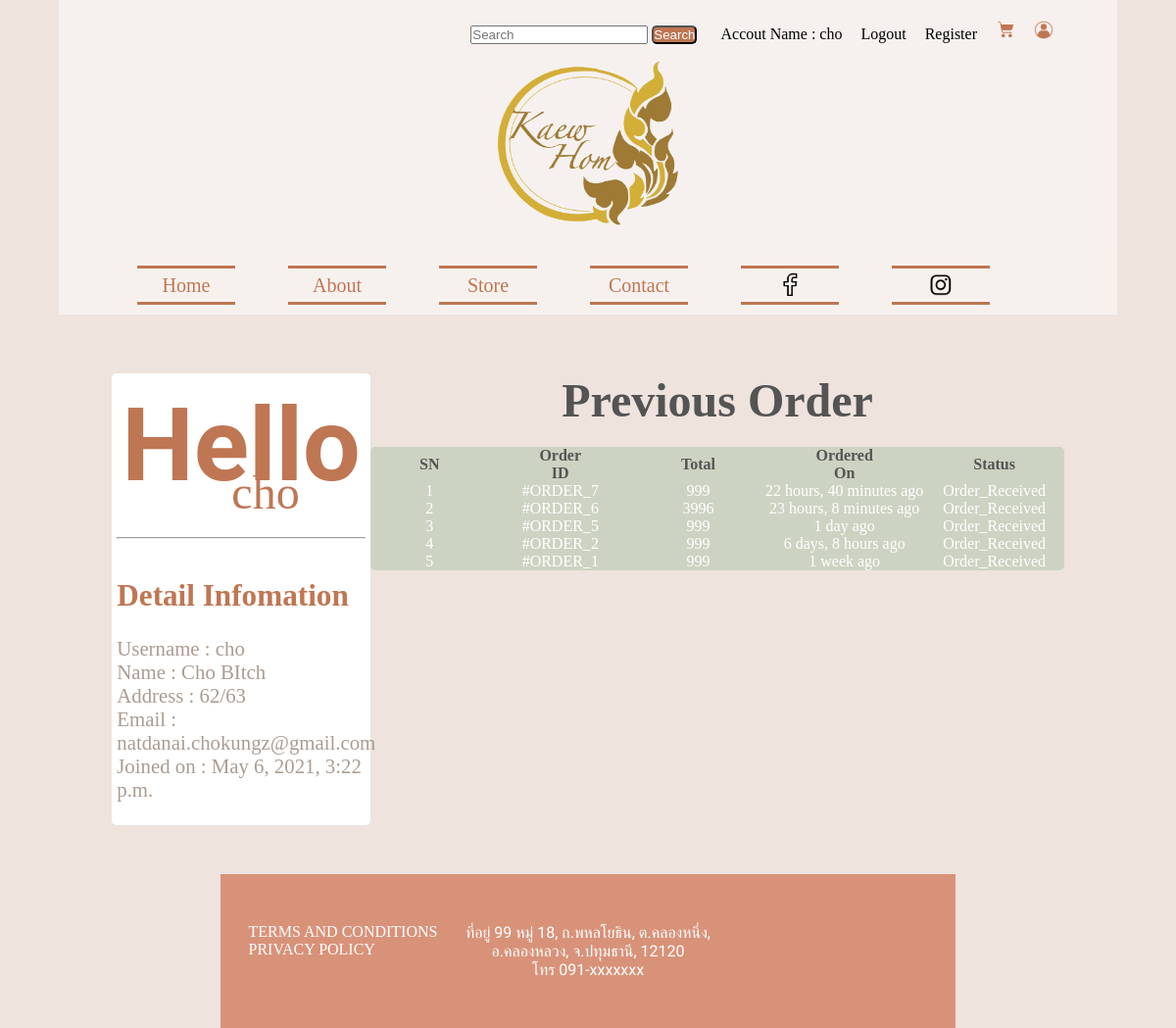
Screenshot of /profile/ (signed in) with the database file from the repository.
### myapp/models.py (models this page shows, shortened)
class customer(models.Model):
    user = models.OneToOneField(User,on_delete=models.CASCADE,default=None)
    name = models.CharField(max_length=30)
    surname = models.CharField(max_length=30)
    address = models.CharField(max_length=100, null=True, blank=True)
    joined_on = models.DateTimeField(auto_now_add=True)

class order(models.Model):
    cart =  models.OneToOneField(Cart, on_delete=models.CASCADE)
    ordered_by = models.CharField(max_length=200)
    shipping_address = models.CharField(max_length=200)
    mobile = models.CharField(max_length=10)
    email = models.EmailField(null=True,blank=True)
    paymentcardno = models.CharField(max_length=15,default=None)
    subtotal = models.PositiveIntegerField()
    discount = models.PositiveIntegerField()
    total = models.PositiveIntegerField()
    order_status = models.CharField(max_length=50,choices=ORDER_STATUS)
    created_at = models.DateTimeField(auto_now_add=True)

### myapp/views.py (the view)
# urls.py: path('profile/', customerprofileView.as_view(), name='profile'),
class customerprofileView(TemplateView):
    template_name = 'profile.html'
    def dispatch(self, request, *args, **kwargs):
        if request.user.is_authenticated and customer.objects.filter(user=request.user).exists():
            pass
        else:
            return redirect("/login/?next=/profile/")
        return super().dispatch(request, *args, **kwargs)
    def get_context_data(self, **kwargs):
        context = super().get_context_data(**kwargs)
        customer = self.request.user.customer
        context['customer'] = customer
        orders = order.objects.filter(cart__customer=customer).order_by('-id')
        context['orders'] = orders
        return context

### myapp/Templates/profile.html (shortened to what this page needs)
{% load static %}
<!DOCTYPE html>
<html lang="en">
<head>
    <link rel="stylesheet" type="text/css" href={% static "style.css" %}>
    <link rel="stylesheet" href="https://unpkg.com/aos@next/dist/aos.css" />
</head>
<body>
    <div class="container">
        <header id="header">
            <div class="top">
                <div class="searchbar">
                    <form action="{% url 'search' %}" method='get'>
                        <input type="text" name='search' placeholder="Search" class='searchbox'>
                        <button>Search</button>
                    </form>
                </div>
                <div class="loginbar">
                    {% if user.is_authenticated %}
                    <li><p>Accout Name : {{user.username}}</p></li>
                    <li><a href= "{% url 'customerlogout' %}">Logout</a></li>
                    <li><a href= "{% url 'customerregistration' %}">Register</a></li>
                    <li><a class="addtocart" href="{% url 'mycart' %}"><img src="/static/carticon.png" alt="" width="20" height=auto></a></li>
                    <li><a href= "{% url 'profile' %}"><img src="/static/profileicon.png" width="20" height=auto></a></li>
                    {% else %}
                    <div class="shopnow">
                        <a href= "{% url 'customerlogin' %}">SHOP NOW</a>
                    </div>
                    {% endif %}
                </div>
            </div>
            <div class="Cw">
                <a href="{% url 'index' %}"><img src="/static/Cho_index/khlogo.png"></a>
            </div>
        </header>
        <nav class="navbar">
              <ul>
                 <li><a class='index' href="{% url 'index' %}">Home <span></span>
                    <span></span>
                    </a></li>
                 <li><a class='navabout' href="#about">About <span></span>
                    <span></span>
                    </a></li>
                 <li><a class='allwatch' href="{% url 'category' %}">Store<span></span>
                    <span></span>
                    </a></li>
                 <li><a class='contact' href="{% url 'contact' %}">Contact<span></span>
                    <span></span>
                    </a></li>
                 <li><a class='fb' target="_blank" href="https://www.facebook.com/"><span></span>
                    <span></span>
                    <img src="/static/f.png"></a></li>
                 <li><a class='ig' target="_blank" href="https://www.instagram.com/"><span></span>
                    <span></span>
                    <img src="/static/ig.png"></a></li>
        </nav>
        <div class="main">
            <div class="profile-grid">
                <div class="info-detail">
                    <div class="hellouser">
                        <h1>Hello</h1>
                        <p>{{customer.user.username}}</p> <br> <hr>
                    </div>
                    <div class="info-profile">
                        <h2>Detail Infomation</h2> <br>
                        Username :
                        {{customer.user.username}} <br>
                        Name :
                        {{customer.name}} {{customer.surname}} <br>
                        Address :
                        {{customer.address}}<br>
                        Email :
                        {{customer.user.email}} <br>
                        Joined on :
                        {{customer.joined_on}}<br><br>
                    </div>
                </div>
                <div class="prev-order">
                    <h2>Previous Order</h2>
                    <table>
                        <thead>
                            <tr>
                                <th>SN</th>
                                <th>Order ID</th>
                                <th>Total</th>
                                <th>Ordered On</th>
                                <th>Status</th>
                            </tr>
                        </thead>
                        <tbody>
                            {% for ord in orders %}
                            <tr>
                                <td>{{forloop.counter}}</td>
                                <td><a href="{% url 'orderdetail' ord.pk %}"> #ORDER_{{ord.id}}</a></td>
                                <td>{{ord.total}}</td>
                                <td>{{ord.created_at|timesince}} ago</td>
                                <td>{{ord.order_status}}</td>
                            </tr>
                            {% endfor %}
                        </tbody>
                    </table>
                </div>
            </div>
            <div class="footer">
                <div class="term-privacy">
                    TERMS AND CONDITIONS <br>
                    PRIVACY POLICY <br>
                </div>
                <div class="address">
                    ที่อยู่ 99 หมู่ 18, ถ.พหลโยธิน, ต.คลองหนึ่ง, <br>
                    อ.คลองหลวง, จ.ปทุมธานี, 12120 <br>
                    โทร 091-xxxxxxx
                </div>
                <div class="footer-pic">
                </div>
            </div>
        </div>
    </body>
</html>

### myapp/static/style.css (style rules this page uses)
* { margin: 0; padding:0; box-sizing: border-box; }
a { text-decoration: none; color: inherit; }
body { background-color: #eee3dd; color: #C9A959; }
.container { max-width: 1920px; display: grid; grid-template-columns: 1fr 1fr; grid-template-areas: 'header header' 'navbar navbar' 'main main' 'footer footer'; grid-gap: 0px; margin-left: 5%; margin-right: 5%; }
.footer { display: grid; grid-area: footer; grid-template-columns: 1fr 1fr 1fr; margin-top: 50px; background-color: #d89279; padding-top: 50px; padding-bottom: 50px; }
.address { text-align: center; color: white; font-family: Prompt; }
.term-privacy { margin-left: auto; margin-right: auto; color: white; }
header { grid-area: header; color: inherit; padding-top: 20px; display: grid; grid-template-columns: 1fr; background-color: rgba(255, 255, 255, 0.5); list-style: none; padding-bottom: 10px; text-align: center; }
nav ul li a img { margin-bottom: -4px; }
nav ul li a img { width:26px; height: auto; }
header .top { display: inline-block; justify-self: end; margin-right: 50px; color: black; }
header .top .searchbar form input { color: #bf7653; }
header .top .searchbar form button { background-color: #bf7653; color: white; border-radius: 5px; }
header .top .searchbar { margin-right: 20px; display: inline-block; }
.Cw img { padding-top:10px; width: 200px; height: auto; }
.Cw { margin: auto; }
nav { grid-area: navbar; color: inherit; padding-top: 20px; display: grid; grid-template-columns: 1fr; background-color: rgba(247,241,238,255); list-style: none; padding-bottom: 10px; text-align: center; }
nav ul li { list-style:none; display: inline-block; justify-self: end; margin-right: 50px; color: black; }
nav { position: -webkit-sticky; position: sticky; top:0; z-index: 1; }
nav ul li a { display:block; position:relative; width:100px; height:40px; line-height:40px; font-size:20px; text-align:center; text-decoration:none; color:#bf7653; transition:.5s; }
nav ul li a span { position:absolute; transition: transform .5s; }
nav ul li a span:nth-child(1), nav ul li a span:nth-child(3) { width:100%; height:3px; background:#bf7653; }
nav ul li a span:nth-child(1) { top:0; left:0; transform-origin: right; }
nav ul li a span:nth-child(3) { bottom:0; left:0; transform-origin: left; }
.main { justify-items: center; grid-area: main; margin-left: 5%; margin-right: 5%; margin-top: 60px; }
header .top .loginbar { text-align: center; display: inline-block; list-style: none; }
header .top .loginbar li { display: inline-block; margin-right: 15px; }
.info-detail { background-color: white; border-radius: 5px; }
.info-detail .info-profile { margin-left: 2%; margin-right: 2%; color: #ab9c92; font-size: 130%; }
.info-detail .info-profile h2 { color: #bf7653; }
.info-detail .hellouser h1 { font-family: Satisfy; font-size: 650%; text-align: center; }
.info-detail .hellouser p { font-size: 300%; font-family: Montserrat; text-align: center; margin-left: 50px; margin-top: -40px; }
.info-detail .hellouser { color: #bf7653; margin-bottom: 40px; margin-left: 2%; margin-right: 2%; margin-top: 5%; }
.profile-grid { display: grid; grid-template-columns: 0.35fr 1fr; }
.prev-order table thead th { padding-left: 50px; padding-right: 50px; border: none; color: #545454; }
.prev-order table { border-collapse: collapse; margin: auto; margin-top: 20px; background-color: #cdd3c2; color: white; border-radius: 5px; }
.prev-order h2 { color: #545454; font-size: 300%; }
.prev-order { text-align: center; }

### rows the page displays
customer: user.username "cho", name "Cho", surname "BItch", address "62/63", user.email "natdanai.chokungz@gmail.com", joined_on "May 6, 2021, 3:22 p.m."
order: id "7", total "999", created_at "22 hours, 40 minutes", order_status "Order_Received"
order: id "6", total "3996", created_at "23 hours, 8 minutes", order_status "Order_Received"
order: id "5", total "999", created_at "1 day", order_status "Order_Received"
order: id "2", total "999", created_at "6 days, 8 hours", order_status "Order_Received"
order: id "1", total "999", created_at "1 week", order_status "Order_Received"

### other values shown
{{ user.username }} "cho"
